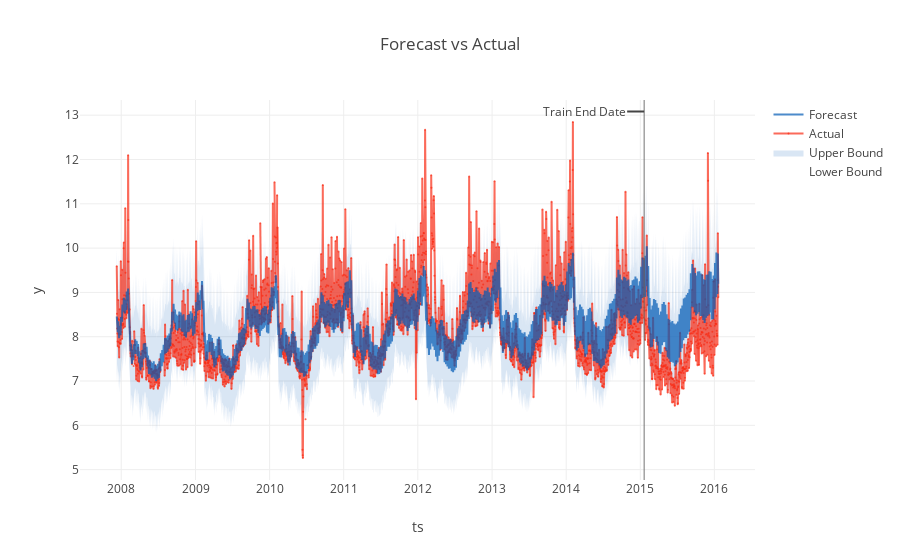

The notebook cell this image was saved under:
### Markdown cell above
## Backtest

Let's plot the historical forecast on the holdout test set.
You can zoom in to see how it performed in any given period.

### Code cell
backtest = result.backtest
fig = backtest.plot()
iplot(fig)

### Figure 1 — Plotly figure (JSON) as saved in the notebook; plotly's stock layout.template omitted (floating-point values rounded to 4 significant figures; data arrays with more than 128 entries replaced by an {"elided": "..."} marker saying what was removed)
{"data": [{"legendgroup": "interval", "line": {"color": "rgba(0, 90, 181, 0.5)", "width": 0}, "mode": "lines", "name": "Lower Bound", "type": "scatter", "uid": "727d66fa-8714-4451-8937-25f46222a6bc", "x": {"elided": "2964 str values"}, "y": {"elided": "2964 float values"}}, {"fill": "tonexty", "fillcolor": "rgba(0, 90, 181, 0.15)", "legendgroup": "interval", "line": {"color": "rgba(0, 90, 181, 0.5)", "width": 0}, "mode": "lines", "name": "Upper Bound", "type": "scatter", "uid": "122a5539-11ca-405e-bdd6-6778f824ad8a", "x": {"elided": "2964 str values"}, "y": {"elided": "2964 float values"}}, {"line": {"color": "rgba(250, 43, 20, 0.7)"}, "marker": {"color": "rgba(250, 43, 20, 0.7)", "size": 2}, "mode": "lines+markers", "name": "Actual", "opacity": 1, "type": "scatter", "uid": "80d73d8c-b1f5-4abf-b634-8d978ee2db25", "x": {"elided": "2964 str values"}, "y": {"elided": "2964 float values"}}, {"line": {"color": "rgba(0, 90, 181, 0.7)", "dash": "solid"}, "name": "Forecast", "type": "scatter", "uid": "038fd3b4-f663-4404-afea-45da981b352a", "x": {"elided": "2964 str values"}, "y": {"elided": "2964 float values"}}], "layout": {"annotations": [{"arrowhead": 0, "ax": -60, "ay": 0, "showarrow": true, "text": "Train End Date", "x": "2015-01-20", "xref": "x", "y": 0.97, "yref": "paper"}], "legend": {"traceorder": "reversed"}, "shapes": [{"line": {"color": "rgba(100, 100, 100, 0.9)", "width": 1}, "type": "line", "x0": "2015-01-20", "x1": "2015-01-20", "xref": "x", "y0": 0, "y1": 1, "yref": "paper"}], "showlegend": true, "title": {"text": "Forecast vs Actual"}, "xaxis": {"title": {"text": "ts"}}, "yaxis": {"title": {"text": "y"}}}}
